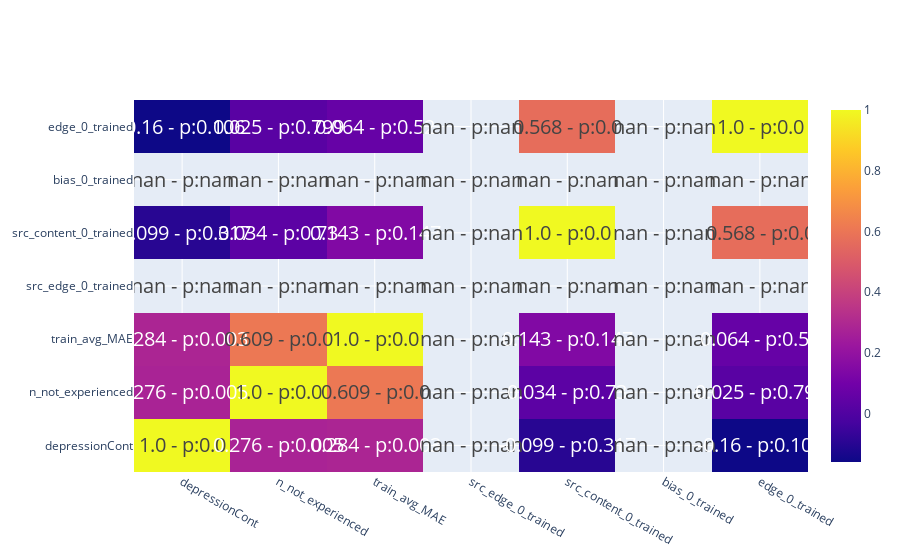

Notebook cell for this chart:
### Code cell
var_names = ["depressionCont","n_not_experienced","train_avg_MAE","src_edge_0_trained","src_content_0_trained","bias_0_trained","edge_0_trained"]

corr = []
p_values = []
for v_name in var_names:
    r,p = pearsonr(data[var_names].values,data[[v_name]].values)
    corr.append(r)
    p_values.append(p)

text = np.round(corr,3).astype(str)
p_values = np.round(p_values,3).astype(str)

for i in range(text.shape[0]):
    for j in range(text.shape[1]):
        text[i,j] = text[i,j] + " - p:" + p_values[i,j]


fig = go.Figure(data=go.Heatmap(
                    z= corr,
                    x = var_names,
                    y = var_names,
                    text= text,
                    texttemplate="%{text}",
                    textfont={"size":20}))
fig.update
fig.show()

### Figure 1 — Plotly figure (JSON) as saved in the notebook; plotly's stock layout.template omitted (floating-point values rounded to 4 significant figures)
{"data": [{"text": [["1.0 - p:0.0", "0.276 - p:0.005", "0.284 - p:0.003", "nan - p:nan", "-0.099 - p:0.317", "nan - p:nan", "-0.16 - p:0.106"], ["0.276 - p:0.005", "1.0 - p:0.0", "0.609 - p:0.0", "nan - p:nan", "0.034 - p:0.73", "nan - p:nan", "0.025 - p:0.799"], ["0.284 - p:0.003", "0.609 - p:0.0", "1.0 - p:0.0", "nan - p:nan", "0.143 - p:0.147", "nan - p:nan", "0.064 - p:0.52"], ["nan - p:nan", "nan - p:nan", "nan - p:nan", "nan - p:nan", "nan - p:nan", "nan - p:nan", "nan - p:nan"], ["-0.099 - p:0.317", "0.034 - p:0.73", "0.143 - p:0.147", "nan - p:nan", "1.0 - p:0.0", "nan - p:nan", "0.568 - p:0.0"], ["nan - p:nan", "nan - p:nan", "nan - p:nan", "nan - p:nan", "nan - p:nan", "nan - p:nan", "nan - p:nan"], ["-0.16 - p:0.106", "0.025 - p:0.799", "0.064 - p:0.52", "nan - p:nan", "0.568 - p:0.0", "nan - p:nan", "1.0 - p:0.0"]], "textfont": {"size": 20}, "texttemplate": "%{text}", "type": "heatmap", "x": ["depressionCont", "n_not_experienced", "train_avg_MAE", "src_edge_0_trained", "src_content_0_trained", "bias_0_trained", "edge_0_trained"], "y": ["depressionCont", "n_not_experienced", "train_avg_MAE", "src_edge_0_trained", "src_content_0_trained", "bias_0_trained", "edge_0_trained"], "z": [[1, 0.2763, 0.2844, null, -0.09914, null, -0.1596], [0.2763, 1.0, 0.609, null, 0.03419, null, 0.02521], [0.2844, 0.609, 1, null, 0.1432, null, 0.06373], [null, null, null, null, null, null, null], [-0.09914, 0.03419, 0.1432, null, 1, null, 0.5681], [null, null, null, null, null, null, null], [-0.1596, 0.02521, 0.06373, null, 0.5681, null, 1]]}], "layout": {}}
